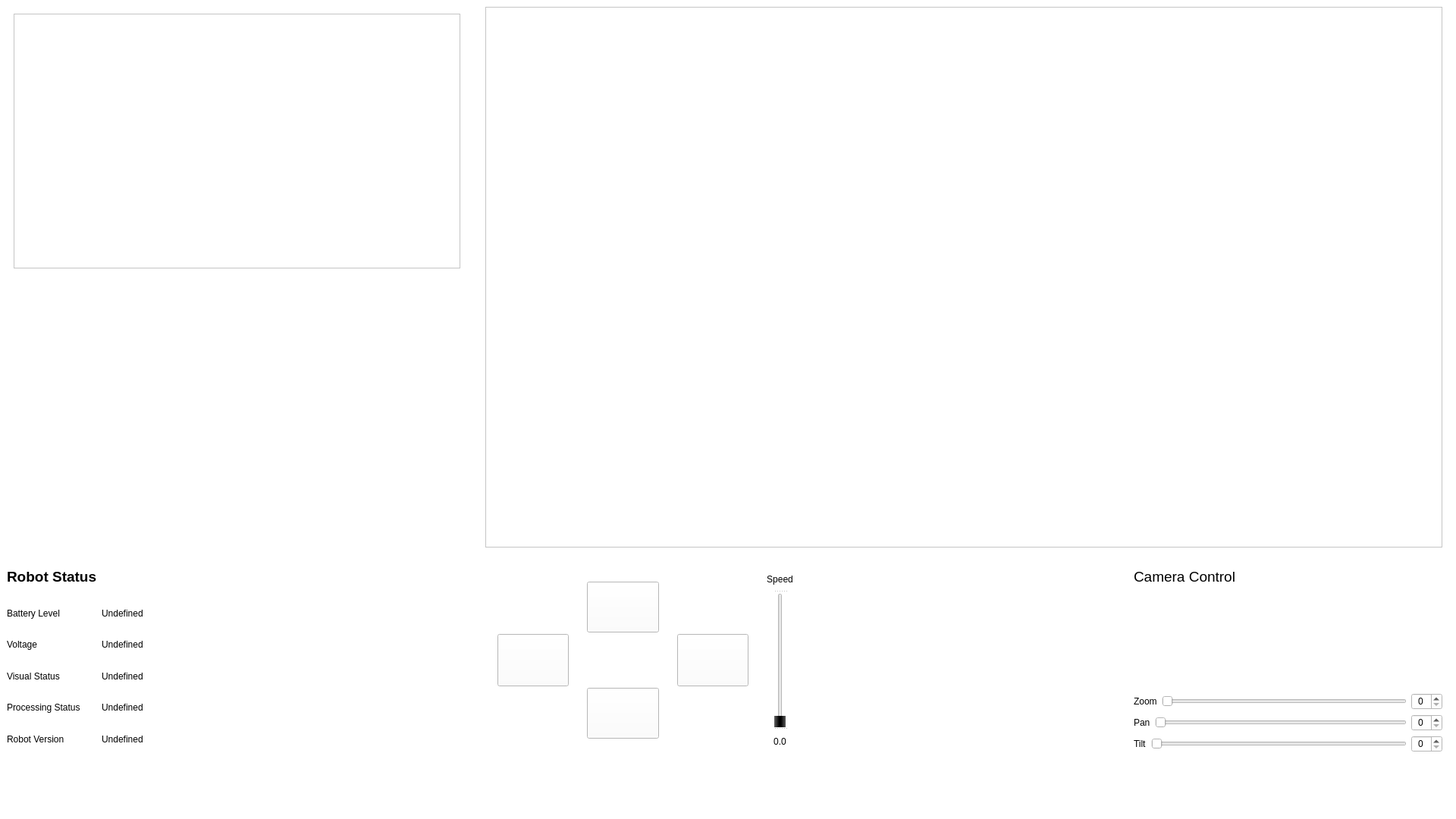
<?xml version="1.0" encoding="UTF-8"?>
<ui version="4.0">
 <class>MainWindow</class>
 <widget class="QMainWindow" name="MainWindow">
  <property name="geometry">
   <rect>
    <x>0</x>
    <y>0</y>
    <width>1920</width>
    <height>1080</height>
   </rect>
  </property>
  <property name="windowTitle">
   <string>MainWindow</string>
  </property>
  <property name="styleSheet">
   <string notr="true">background: rgb(255, 255, 255)</string>
  </property>
  <widget class="QWidget" name="centralwidget">
   <widget class="QWidget" name="widget_6" native="true">
    <property name="geometry">
     <rect>
      <x>0</x>
      <y>740</y>
      <width>1911</width>
      <height>261</height>
     </rect>
    </property>
    <layout class="QHBoxLayout" name="horizontalLayout_6">
     <item>
      <widget class="QWidget" name="Info" native="true">
       <layout class="QGridLayout" name="gridLayout">
        <item row="3" column="1">
         <widget class="QLabel" name="VisualStatusVal">
          <property name="text">
           <string>Undefined</string>
          </property>
         </widget>
        </item>
        <item row="2" column="0">
         <widget class="QLabel" name="Voltage">
          <property name="text">
           <string>Voltage</string>
          </property>
         </widget>
        </item>
        <item row="4" column="0">
         <widget class="QLabel" name="ProcessingStatus">
          <property name="text">
           <string>Processing Status</string>
          </property>
         </widget>
        </item>
        <item row="5" column="1">
         <widget class="QLabel" name="RobotVersionVal">
          <property name="text">
           <string>Undefined</string>
          </property>
         </widget>
        </item>
        <item row="2" column="1">
         <widget class="QLabel" name="VoltageVal">
          <property name="text">
           <string>Undefined</string>
          </property>
         </widget>
        </item>
        <item row="4" column="1">
         <widget class="QLabel" name="ProcessingStatusVal">
          <property name="text">
           <string>Undefined</string>
          </property>
         </widget>
        </item>
        <item row="1" column="0">
         <widget class="QLabel" name="BatteryLevel">
          <property name="text">
           <string>Battery Level</string>
          </property>
         </widget>
        </item>
        <item row="5" column="0">
         <widget class="QLabel" name="RobotVersion">
          <property name="text">
           <string>Robot Version</string>
          </property>
         </widget>
        </item>
        <item row="0" column="0">
         <widget class="QLabel" name="RobotStatus">
          <property name="font">
           <font>
            <pointsize>14</pointsize>
            <weight>75</weight>
            <bold>true</bold>
           </font>
          </property>
          <property name="text">
           <string>Robot Status</string>
          </property>
          <property name="alignment">
           <set>Qt::AlignLeading|Qt::AlignLeft|Qt::AlignTop</set>
          </property>
         </widget>
        </item>
        <item row="1" column="1">
         <widget class="QLabel" name="BatteryLevelVal">
          <property name="text">
           <string>Undefined</string>
          </property>
         </widget>
        </item>
        <item row="3" column="0">
         <widget class="QLabel" name="VisualStatus">
          <property name="text">
           <string>Visual Status</string>
          </property>
         </widget>
        </item>
       </layout>
      </widget>
     </item>
     <item>
      <spacer name="horizontalSpacer">
       <property name="orientation">
        <enum>Qt::Horizontal</enum>
       </property>
       <property name="sizeHint" stdset="0">
        <size>
         <width>40</width>
         <height>20</height>
        </size>
       </property>
      </spacer>
     </item>
     <item>
      <widget class="QWidget" name="widget" native="true">
       <property name="styleSheet">
        <string notr="true">background color: qradialgradient(spread:pad, cx:0.5, cy:0.5, radius:0.5, fx:0.5, fy:0.5, stop:0 rgba(255, 235, 235, 206), stop:0.35 rgba(255, 188, 188, 80), stop:0.4 rgba(255, 162, 162, 80), stop:0.425 rgba(255, 132, 132, 156), stop:0.44 rgba(252, 128, 128, 80), stop:1 rgba(255, 255, 255, 0))</string>
       </property>
       <layout class="QHBoxLayout" name="horizontalLayout_5">
        <item>
         <widget class="QWidget" name="widget_2" native="true">
          <layout class="QHBoxLayout" name="horizontalLayout_4">
           <item>
            <widget class="QWidget" name="widget_4" native="true">
             <layout class="QVBoxLayout" name="verticalLayout_3">
              <item>
               <spacer name="verticalSpacer_3">
                <property name="orientation">
                 <enum>Qt::Vertical</enum>
                </property>
                <property name="sizeType">
                 <enum>QSizePolicy::MinimumExpanding</enum>
                </property>
                <property name="sizeHint" stdset="0">
                 <size>
                  <width>16</width>
                  <height>35</height>
                 </size>
                </property>
               </spacer>
              </item>
              <item>
               <widget class="QPushButton" name="left">
                <property name="enabled">
                 <bool>true</bool>
                </property>
                <property name="sizePolicy">
                 <sizepolicy hsizetype="MinimumExpanding" vsizetype="MinimumExpanding">
                  <horstretch>0</horstretch>
                  <verstretch>0</verstretch>
                 </sizepolicy>
                </property>
                <property name="minimumSize">
                 <size>
                  <width>16</width>
                  <height>16</height>
                 </size>
                </property>
                <property name="mouseTracking">
                 <bool>false</bool>
                </property>
                <property name="contextMenuPolicy">
                 <enum>Qt::DefaultContextMenu</enum>
                </property>
                <property name="autoFillBackground">
                 <bool>false</bool>
                </property>
                <property name="styleSheet">
                 <string notr="true">QPushButton {
    border-image: url(:/icons/icons/icons8-arrow-96_left.png);
    background-repeat: no-repeat;
}

QPushButton:hover {
    border-image: url(:/icons/icons/icons8-arrow-96_left_hover.png);
    background-repeat: no-repeat;
}</string>
                </property>
                <property name="text">
                 <string/>
                </property>
                <property name="icon">
                 <iconset theme="custom">
                  <normaloff>.</normaloff>.</iconset>
                </property>
                <property name="iconSize">
                 <size>
                  <width>96</width>
                  <height>96</height>
                 </size>
                </property>
               </widget>
              </item>
              <item>
               <spacer name="verticalSpacer_2">
                <property name="orientation">
                 <enum>Qt::Vertical</enum>
                </property>
                <property name="sizeType">
                 <enum>QSizePolicy::MinimumExpanding</enum>
                </property>
                <property name="sizeHint" stdset="0">
                 <size>
                  <width>16</width>
                  <height>35</height>
                 </size>
                </property>
               </spacer>
              </item>
             </layout>
            </widget>
           </item>
           <item>
            <widget class="QWidget" name="widget_3" native="true">
             <layout class="QGridLayout" name="gridLayout_2">
              <item row="2" column="0">
               <widget class="QPushButton" name="down">
                <property name="enabled">
                 <bool>true</bool>
                </property>
                <property name="sizePolicy">
                 <sizepolicy hsizetype="MinimumExpanding" vsizetype="MinimumExpanding">
                  <horstretch>0</horstretch>
                  <verstretch>0</verstretch>
                 </sizepolicy>
                </property>
                <property name="minimumSize">
                 <size>
                  <width>16</width>
                  <height>16</height>
                 </size>
                </property>
                <property name="mouseTracking">
                 <bool>false</bool>
                </property>
                <property name="contextMenuPolicy">
                 <enum>Qt::DefaultContextMenu</enum>
                </property>
                <property name="autoFillBackground">
                 <bool>false</bool>
                </property>
                <property name="styleSheet">
                 <string notr="true">QPushButton {
    border-image: url(:/icons/icons/icons8-arrow-96_down.png);
    background-repeat: no-repeat;
}

QPushButton:hover {
    border-image: url(:/icons/icons/icons8-arrow-96_down_hover.png);
    background-repeat: no-repeat;
}</string>
                </property>
                <property name="text">
                 <string/>
                </property>
                <property name="icon">
                 <iconset theme="custom">
                  <normaloff>.</normaloff>.</iconset>
                </property>
                <property name="iconSize">
                 <size>
                  <width>96</width>
                  <height>96</height>
                 </size>
                </property>
               </widget>
              </item>
              <item row="1" column="0">
               <spacer name="verticalSpacer">
                <property name="orientation">
                 <enum>Qt::Vertical</enum>
                </property>
                <property name="sizeType">
                 <enum>QSizePolicy::MinimumExpanding</enum>
                </property>
                <property name="sizeHint" stdset="0">
                 <size>
                  <width>16</width>
                  <height>16</height>
                 </size>
                </property>
               </spacer>
              </item>
              <item row="0" column="0">
               <widget class="QPushButton" name="up">
                <property name="enabled">
                 <bool>true</bool>
                </property>
                <property name="sizePolicy">
                 <sizepolicy hsizetype="MinimumExpanding" vsizetype="MinimumExpanding">
                  <horstretch>0</horstretch>
                  <verstretch>0</verstretch>
                 </sizepolicy>
                </property>
                <property name="minimumSize">
                 <size>
                  <width>16</width>
                  <height>16</height>
                 </size>
                </property>
                <property name="mouseTracking">
                 <bool>false</bool>
                </property>
                <property name="focusPolicy">
                 <enum>Qt::NoFocus</enum>
                </property>
                <property name="contextMenuPolicy">
                 <enum>Qt::DefaultContextMenu</enum>
                </property>
                <property name="autoFillBackground">
                 <bool>false</bool>
                </property>
                <property name="styleSheet">
                 <string notr="true">QPushButton {
    border-image: url(:/icons/icons/icons8-arrow-96_up.png);
    background-repeat: no-repeat;
}

QPushButton:hover {
    border-image: url(:/icons/icons/icons8-arrow-96_up_hover.png);
    background-repeat: no-repeat;
}</string>
                </property>
                <property name="text">
                 <string/>
                </property>
                <property name="icon">
                 <iconset theme="custom">
                  <normaloff>.</normaloff>.</iconset>
                </property>
                <property name="iconSize">
                 <size>
                  <width>96</width>
                  <height>96</height>
                 </size>
                </property>
               </widget>
              </item>
             </layout>
            </widget>
           </item>
           <item>
            <widget class="QWidget" name="widget_5" native="true">
             <layout class="QVBoxLayout" name="verticalLayout_4">
              <item>
               <spacer name="verticalSpacer_4">
                <property name="orientation">
                 <enum>Qt::Vertical</enum>
                </property>
                <property name="sizeType">
                 <enum>QSizePolicy::MinimumExpanding</enum>
                </property>
                <property name="sizeHint" stdset="0">
                 <size>
                  <width>16</width>
                  <height>35</height>
                 </size>
                </property>
               </spacer>
              </item>
              <item>
               <widget class="QPushButton" name="right">
                <property name="enabled">
                 <bool>true</bool>
                </property>
                <property name="sizePolicy">
                 <sizepolicy hsizetype="MinimumExpanding" vsizetype="MinimumExpanding">
                  <horstretch>0</horstretch>
                  <verstretch>0</verstretch>
                 </sizepolicy>
                </property>
                <property name="minimumSize">
                 <size>
                  <width>16</width>
                  <height>16</height>
                 </size>
                </property>
                <property name="mouseTracking">
                 <bool>false</bool>
                </property>
                <property name="contextMenuPolicy">
                 <enum>Qt::DefaultContextMenu</enum>
                </property>
                <property name="autoFillBackground">
                 <bool>false</bool>
                </property>
                <property name="styleSheet">
                 <string notr="true">QPushButton {
    border-image: url(:/icons/icons/icons8-arrow-96_right.png);
    background-repeat: no-repeat;
}

QPushButton:hover {
    border-image: url(:/icons/icons/icons8-arrow-96_right_hover.png);
    background-repeat: no-repeat;
}</string>
                </property>
                <property name="text">
                 <string/>
                </property>
                <property name="icon">
                 <iconset theme="custom">
                  <normaloff>.</normaloff>.</iconset>
                </property>
                <property name="iconSize">
                 <size>
                  <width>96</width>
                  <height>96</height>
                 </size>
                </property>
               </widget>
              </item>
              <item>
               <spacer name="verticalSpacer_5">
                <property name="orientation">
                 <enum>Qt::Vertical</enum>
                </property>
                <property name="sizeType">
                 <enum>QSizePolicy::MinimumExpanding</enum>
                </property>
                <property name="sizeHint" stdset="0">
                 <size>
                  <width>16</width>
                  <height>35</height>
                 </size>
                </property>
               </spacer>
              </item>
             </layout>
            </widget>
           </item>
          </layout>
         </widget>
        </item>
        <item>
         <widget class="QSplitter" name="splitter">
          <property name="orientation">
           <enum>Qt::Vertical</enum>
          </property>
          <widget class="QLabel" name="label">
           <property name="text">
            <string>Speed</string>
           </property>
           <property name="alignment">
            <set>Qt::AlignCenter</set>
           </property>
          </widget>
          <widget class="QSlider" name="SpeedSlider">
           <property name="sizePolicy">
            <sizepolicy hsizetype="Fixed" vsizetype="MinimumExpanding">
             <horstretch>0</horstretch>
             <verstretch>0</verstretch>
            </sizepolicy>
           </property>
           <property name="styleSheet">
            <string notr="true">QSlider::handle:vertical {
    height: 10px;
    background: qlineargradient(spread:reflect, x1:0.512, y1:0.528727, x2:0, y2:0.528, stop:0.147727 rgba(0, 0, 0, 255), stop:1 rgba(98, 98, 98, 255));
    margin: 0 -4px; /* expand outside the groove */
}</string>
           </property>
           <property name="maximum">
            <number>100</number>
           </property>
           <property name="singleStep">
            <number>1</number>
           </property>
           <property name="pageStep">
            <number>10</number>
           </property>
           <property name="orientation">
            <enum>Qt::Vertical</enum>
           </property>
          </widget>
          <widget class="QLabel" name="SpeedVal">
           <property name="focusPolicy">
            <enum>Qt::NoFocus</enum>
           </property>
           <property name="text">
            <string>0.0</string>
           </property>
           <property name="alignment">
            <set>Qt::AlignCenter</set>
           </property>
          </widget>
         </widget>
        </item>
       </layout>
      </widget>
     </item>
     <item>
      <spacer name="horizontalSpacer_2">
       <property name="orientation">
        <enum>Qt::Horizontal</enum>
       </property>
       <property name="sizeHint" stdset="0">
        <size>
         <width>40</width>
         <height>20</height>
        </size>
       </property>
      </spacer>
     </item>
     <item>
      <widget class="QWidget" name="ptz_control" native="true">
       <layout class="QVBoxLayout" name="verticalLayout_2">
        <item>
         <widget class="QLabel" name="CameraControl">
          <property name="font">
           <font>
            <pointsize>14</pointsize>
           </font>
          </property>
          <property name="text">
           <string>Camera Control</string>
          </property>
          <property name="alignment">
           <set>Qt::AlignLeading|Qt::AlignLeft|Qt::AlignTop</set>
          </property>
         </widget>
        </item>
        <item>
         <layout class="QVBoxLayout" name="verticalLayout">
          <item>
           <layout class="QHBoxLayout" name="horizontalLayout">
            <item>
             <widget class="QLabel" name="Zoomlabel">
              <property name="text">
               <string>Zoom</string>
              </property>
             </widget>
            </item>
            <item>
             <widget class="QSlider" name="ZoomSlider">
              <property name="focusPolicy">
               <enum>Qt::NoFocus</enum>
              </property>
              <property name="styleSheet">
               <string notr="true"/>
              </property>
              <property name="orientation">
               <enum>Qt::Horizontal</enum>
              </property>
             </widget>
            </item>
            <item>
             <widget class="QSpinBox" name="ZoomspinBox">
              <property name="focusPolicy">
               <enum>Qt::ClickFocus</enum>
              </property>
              <property name="alignment">
               <set>Qt::AlignCenter</set>
              </property>
              <property name="buttonSymbols">
               <enum>QAbstractSpinBox::UpDownArrows</enum>
              </property>
             </widget>
            </item>
           </layout>
          </item>
          <item>
           <layout class="QHBoxLayout" name="horizontalLayout_2">
            <item>
             <widget class="QLabel" name="Panlabel">
              <property name="text">
               <string>Pan</string>
              </property>
             </widget>
            </item>
            <item>
             <widget class="QSlider" name="PanSlider">
              <property name="focusPolicy">
               <enum>Qt::NoFocus</enum>
              </property>
              <property name="orientation">
               <enum>Qt::Horizontal</enum>
              </property>
             </widget>
            </item>
            <item>
             <widget class="QSpinBox" name="PanspinBox">
              <property name="focusPolicy">
               <enum>Qt::ClickFocus</enum>
              </property>
              <property name="alignment">
               <set>Qt::AlignCenter</set>
              </property>
             </widget>
            </item>
           </layout>
          </item>
          <item>
           <layout class="QHBoxLayout" name="horizontalLayout_3">
            <item>
             <widget class="QLabel" name="Tiltlabel">
              <property name="text">
               <string>Tilt</string>
              </property>
             </widget>
            </item>
            <item>
             <widget class="QSlider" name="TiltSlider">
              <property name="focusPolicy">
               <enum>Qt::NoFocus</enum>
              </property>
              <property name="orientation">
               <enum>Qt::Horizontal</enum>
              </property>
             </widget>
            </item>
            <item>
             <widget class="QSpinBox" name="TiltspinBox">
              <property name="focusPolicy">
               <enum>Qt::ClickFocus</enum>
              </property>
              <property name="alignment">
               <set>Qt::AlignCenter</set>
              </property>
             </widget>
            </item>
           </layout>
          </item>
         </layout>
        </item>
       </layout>
      </widget>
     </item>
    </layout>
   </widget>
   <widget class="QWidget" name="widget_8" native="true">
    <property name="geometry">
     <rect>
      <x>0</x>
      <y>0</y>
      <width>1911</width>
      <height>731</height>
     </rect>
    </property>
    <layout class="QHBoxLayout" name="horizontalLayout_7">
     <item>
      <widget class="QWidget" name="widget_7" native="true">
       <layout class="QGridLayout" name="gridLayout_4">
        <item row="0" column="0">
         <widget class="QWidget" name="AGV_CAMERA" native="true">
          <property name="minimumSize">
           <size>
            <width>300</width>
            <height>150</height>
           </size>
          </property>
          <property name="styleSheet">
           <string notr="true">.Qwidget{ 
padding: 10px;
 border-style: solid;
 border-width: 3px;
 border-radius: 7px;
}</string>
          </property>
          <layout class="QGridLayout" name="gridLayout_5">
           <item row="0" column="0">
            <widget class="QFrame" name="AGV_CAMERA_VID">
             <property name="minimumSize">
              <size>
               <width>120</width>
               <height>80</height>
              </size>
             </property>
             <property name="frameShape">
              <enum>QFrame::StyledPanel</enum>
             </property>
             <property name="frameShadow">
              <enum>QFrame::Raised</enum>
             </property>
            </widget>
           </item>
          </layout>
         </widget>
        </item>
        <item row="1" column="0">
         <widget class="QWidget" name="AGV_MAP" native="true">
          <property name="minimumSize">
           <size>
            <width>300</width>
            <height>150</height>
           </size>
          </property>
          <layout class="QGridLayout" name="gridLayout_3">
           <item row="0" column="0">
            <widget class="QLabel" name="AGV_MAP_IMG">
             <property name="minimumSize">
              <size>
               <width>120</width>
               <height>80</height>
              </size>
             </property>
             <property name="text">
              <string/>
             </property>
             <property name="scaledContents">
              <bool>true</bool>
             </property>
            </widget>
           </item>
          </layout>
         </widget>
        </item>
       </layout>
      </widget>
     </item>
     <item>
      <widget class="QWidget" name="video_widget" native="true">
       <property name="minimumSize">
        <size>
         <width>1280</width>
         <height>720</height>
        </size>
       </property>
       <layout class="QGridLayout" name="gridLayout_6">
        <item row="0" column="0">
         <widget class="QFrame" name="frame">
          <property name="minimumSize">
           <size>
            <width>640</width>
            <height>360</height>
           </size>
          </property>
          <property name="frameShape">
           <enum>QFrame::StyledPanel</enum>
          </property>
          <property name="frameShadow">
           <enum>QFrame::Raised</enum>
          </property>
         </widget>
        </item>
       </layout>
      </widget>
     </item>
    </layout>
   </widget>
  </widget>
  <widget class="QMenuBar" name="menubar">
   <property name="geometry">
    <rect>
     <x>0</x>
     <y>0</y>
     <width>1920</width>
     <height>22</height>
    </rect>
   </property>
  </widget>
  <widget class="QStatusBar" name="statusbar"/>
 </widget>
 <resources>
  <include location="resources.qrc"/>
 </resources>
 <connections/>
</ui>
